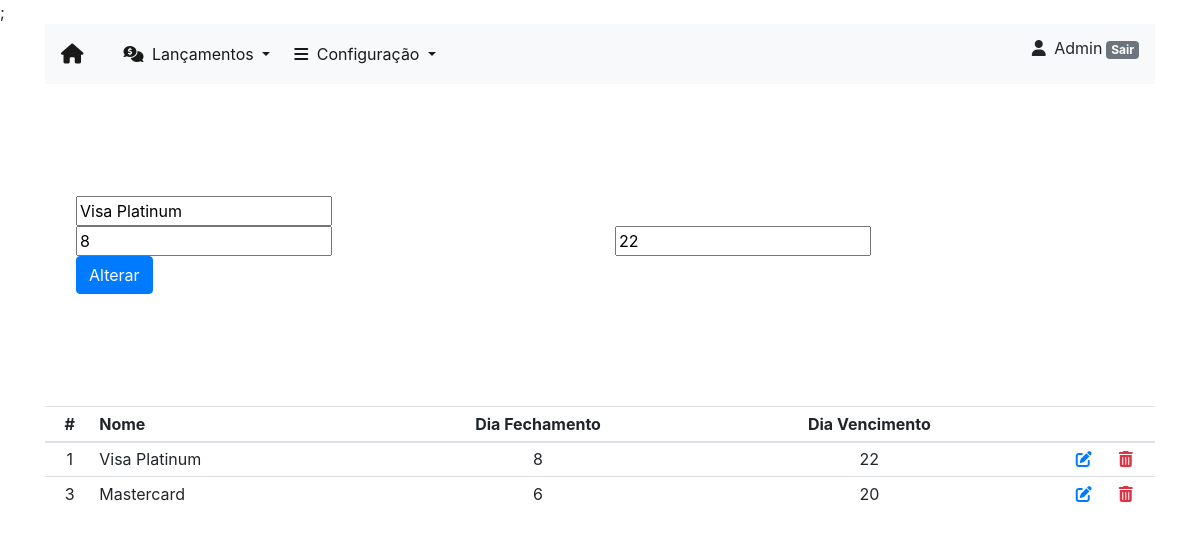
The page /contas/updateConta/1/ (signed in) on the database its author committed.
### contas/models.py (models this page shows, shortened)
class Conta(models.Model):
    nome = models.CharField(max_length=30)
    dia_fechamento = models.IntegerField()
    dia_vencimento = models.IntegerField()

### contas/views.py (the view)
# urls.py: path('updateConta/<int:id>/', conta_update, name='conta_update'),
@login_required
def conta_update(request, id):
    conta = get_object_or_404(Conta, pk=id)
    form = ContaForm(request.POST or None, request.FILES or None, instance=conta)
    relatorio = Conta.objects.all().order_by('id')
    button = 'Alterar'
    if form.is_valid():
        form.save()
        return redirect('conta_new')
    return render(request, 'new_conta.html', {'form': form, 'relatorio': relatorio, 'nome_botao': button})

### contas/forms.py
class ContaForm(forms.ModelForm):
    class Meta:
        model = Conta
        fields = ['nome', 'dia_fechamento', 'dia_vencimento']

### contas/templates/new_conta.html (shortened to what this page needs)
{% extends 'base.html' %}
{% load bootstrap %}
{% block main %}
    <div class="jumbotron jumbotron-fluid bg-transparent">
        <form method="POST" enctype="multipart/form-data">
            <div class="row justify-content-center mx-3">
                <div class="col">
                    {{ form.nome|bootstrap }}
                    <div class="row">
                        <div class="col">{{ form.dia_fechamento|bootstrap }}</div>
                        <div class="col">{{ form.dia_vencimento|bootstrap }}</div>
                    </div>
                    <button type="submit" class="btn btn-primary">{{ nome_botao }}</button>
                </div>
            </div>
        </form>
    </div>
    <div class="row justify-content-center">
        <div class="col">
            <table class="table table-sm mt-3">
                <thead>
                <tr>
                    <th class="text-center">#</th>
                    <th class="text-left">Nome</th>
                    <th class="text-center">Dia Fechamento</th>
                    <th class="text-center">Dia Vencimento</th>
                    <th></th>
                    <th></th>
                </tr>
                </thead>
                <tbody>
                {% for item in relatorio %}
                <tr>
                    <td class="text-center">{{ item.id }}</td>
                    <td class="text-left">{{ item.nome }}</td>
                    <td class="text-center">{{ item.dia_fechamento }}</td>
                    <td class="text-center">{{ item.dia_vencimento }}</td>
                    <td class="text-right"><a href="{% url 'conta_update' item.id %}" class="text-primary"><i class="fas fa-edit"></i></a></td>
                    <td class="text-center"><a href="{% url 'delete_conta' item.id %}" class="confirm-delete text-danger" title="Delete" data-toggle="modal" data-target="#confirmDeleteModal" id="deleteButton{{item.id}}"><i class="fas fa-trash-alt"></i></a></td>
                </tr>
                {% endfor %}
                </tbody>
            </table>
        </div>
    </div>
{% endblock %}

### templates/base.html (shortened to what this page needs)
{% load static %}
<!DOCTYPE html>
<html lang="pt-br">
<head>
    <link rel="stylesheet" href="https://stackpath.bootstrapcdn.com/bootstrap/4.4.1/css/bootstrap.min.css">
    <link rel="stylesheet" href="{% static 'css/sticky-footer.css' %}">
    <link rel="stylesheet" href="{% static 'css/style.css' %}">
</head>
<body>
    <header class="container">
        <nav class="navbar navbar-expand-lg navbar-light bg-light mb-5">
            <a class="navbar-brand mr-4" href="{% url 'index' %}">
                <i class="fas fa-home"></i>
            </a>
            <div class="collapse navbar-collapse" id="navbarNavDropdown">
                <ul class="navbar-nav">
                    <li class="nav-item dropdown ml-2">
                        <a class="nav-link active dropdown-toggle" href="#" id="navbarDropdownMenuLink" role="button" data-toggle="dropdown" aria-haspopup="true" aria-expanded="false">
                            <i class="fas fa-comments-dollar mr-1"></i> Lançamentos
                        </a>
                    </li>
                    <li class="nav-item dropdown ml-2">
                        <a class="nav-link active dropdown-toggle" href="#" id="navbarDropdownMenuLink" role="button" data-toggle="dropdown" aria-haspopup="true" aria-expanded="false">
                            <i class="fas fa-bars mr-1"></i> Configuração
                        </a>
                    </li>
                </ul>
            </div>
            {% if user.is_authenticated %}
            <p class="desktop text-capitalize text-right mt-1"><i class="fas fa-user mr-1"></i> {{ user.username }}<a class="badge badge-secondary ml-1" href="{% url 'logout' %}">Sair</a></p>
            {% else %}
            <a class="desktop btn btn-secondary ml-1" href="{% url 'login' %}">Login</a>
            {% endif %}
        </nav>
    </header>
    <div class="container">
            {% block main %}{% endblock %}
    </div>
</body>
</html>

### static/css/style.css (style rules this page uses)
@media only screen and (min-width: 500px) { .desktop { display: inline !important; } }

### rows shown on the page
Conta: nome "Visa Platinum", dia_fechamento "8", dia_vencimento "22", id "1"
Conta: id "3", nome "Mastercard", dia_fechamento "6", dia_vencimento "20"

### other values the page prints
{{ user.username }} "Admin"
{{ nome_botao }} "Alterar"
